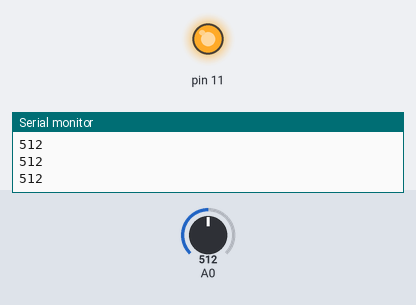
The sketch below on a simulated Arduino Uno, built with avr-gcc and run on an emulated ATmega328P. On the bench: output pins drawn as LEDs (lit = HIGH), the last lines printed to the serial monitor. The test bench sets the inputs (shaded band); at power-on: A0 = 512.

Above: at 1.3 s.
1.4 s: A0 set to 488
At 2.1 s:
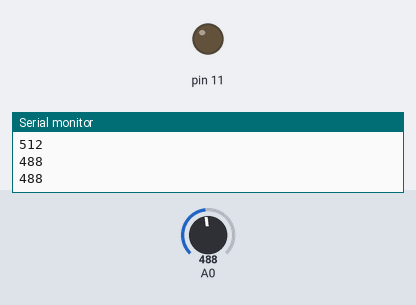
3.0 s: A0 set to 510
At 4.2 s:
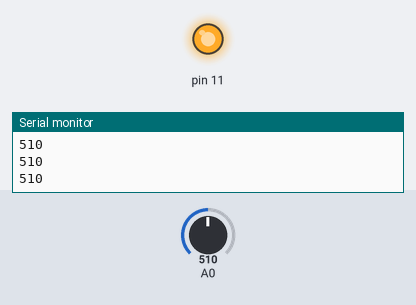
4.5 s: A0 set to 490
At 5.6 s:
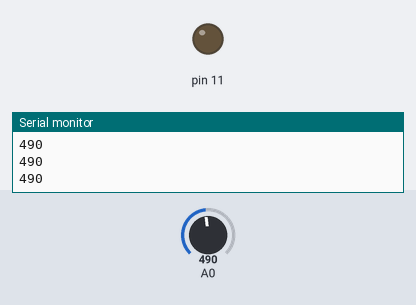
Timing chart, 0 to 7.5 s (numbered marks = the images above; inputs shaded):
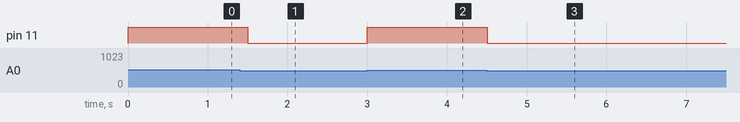

Measured:
- the behaviour switches between 500 and 499 on A0 (found by bisection; images 0 and 1)
- after the input at 1.4 s, pin 11: HIGH → LOW after 0.10 s
- after the input at 3.0 s, pin 11: LOW → HIGH at once
- after the input at 4.5 s, pin 11: HIGH → LOW at once

The sketch:

analogTest02.ino
```cpp
void setup() {
 Serial.begin(9600);
  pinMode(11, OUTPUT);
}

void loop() {
  int inputVal = analogRead(A0);
  Serial.println(inputVal);

  // 가변저항값이 500이 넘으면 LED불이 켜지도록
  // 500이하값이면 불이 꺼지도록

  if (inputVal >= 500)
  {
    digitalWrite(11, HIGH);
    }
  else
  {
    digitalWrite(11, LOW);
    }

  delay(500);


}
```
